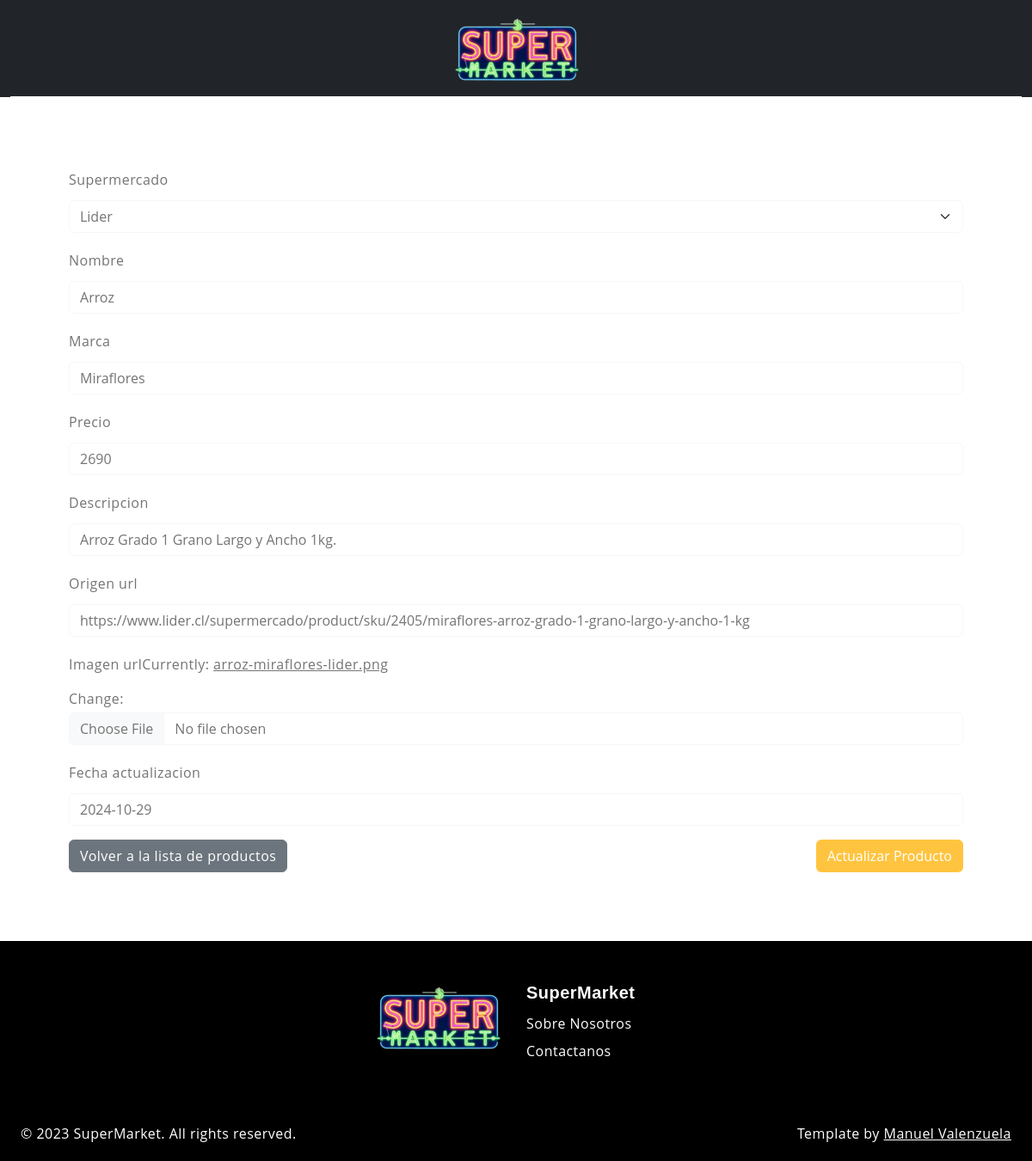
Page /update/1/ (signed in) on the committed database.
### core/models.py (models this page shows, shortened)
class Producto(models.Model):
    supermercado = models.ForeignKey(Supermercado, on_delete=models.CASCADE)
    nombre = models.CharField(max_length=50)
    marca = models.CharField(max_length=50)
    precio = models.IntegerField()
    descripcion = models.CharField(max_length=300)
    imagen_url = models.ImageField()
    origen_url = models.CharField(max_length=300)
    fecha_actualizacion = models.DateField()

class Supermercado(models.Model):
    comuna = models.ForeignKey(Comuna, on_delete=models.CASCADE)
    nombre = models.CharField(max_length=50)
    def __str__(self):
        return self.nombre

### core/views.py (the view, shortened to what this page needs)
# urls.py: path('update/<id>/', updateProduct, name='update'),
@permission_required('app.change_product')
def updateProduct(request, id):
    product = Producto.objects.get(id=id)
    datos = {'form': ProductoForm(instance=product)}
    return render(request, 'core/Products/update.html', datos)

### core/forms.py
class ProductoForm(ModelForm):
    class Meta:
        model = Producto
        fields = ['supermercado','nombre','marca','precio','descripcion','origen_url','imagen_url','fecha_actualizacion']

### core/templates/core/Products/update.html (shortened to what this page needs)
{% load static %}
{% load bootstrap5 %}
<!DOCTYPE html>
<html lang="en">
<head>
    <link rel="stylesheet" href="https://cdn.jsdelivr.net/npm/swiper@9/swiper-bundle.min.css">
    <link href="https://cdn.jsdelivr.net/npm/bootstrap@5.3.0-alpha3/dist/css/bootstrap.min.css" rel="stylesheet"
>
    <link rel="stylesheet" type="text/css" href="{% static 'core/css/vendor.css' %}">
    <link rel="stylesheet" type="text/css" href="{% static 'core/css/style.css' %}">
</head>
<body>
    <header>
        <div class="container-fluid  bg-dark">
            <div class="row py-3 border-bottom">
                <div class="col-sm-12 text-center">
                    <div class="main-logo">
                        <a href="{% url 'index' %}">
                            <img src="{% static 'core/images/logo1.png' %}" alt="logo" class="img-fluid">
                        </a>
                    </div>
                </div>
            </div>
        </div>
    </header>
    <div class="formulario">
        <form method="POST" enctype="multipart/form-data">
            {% bootstrap_form form %}
            <div class="d-flex align-items-center justify-content-between">
                <a href="{% url 'list' %}" class="btn btn-secondary">Volver a la lista de productos</a>
                <button type="submit" class="btn btn-primary">Actualizar Producto</button>
            </div>
        </form>
    </div>
    <footer class="py-5">
        <div class="container-fluid">
            <div class="row">
                <div class="col-md-6 text-end">
                    <div class="footer-menu">
                        <a href="{% url 'index' %}">
                            <img src="{% static 'core/images/logo1.png' %}" alt="logo">
                        </a>
                    </div>
                </div>
                <div class="col-md-6 text-start">
                    <div class="footer-menu">
                        <h5 class="widget-title fw-bold">SuperMarket</h5>
                        <ul class="menu-list list-unstyled">
                            <li class="menu-item">
                                <a href="#" class="nav-link">Sobre Nosotros</a>
                            </li>
                            <li class="menu-item">
                                <a href="#" class="nav-link">Contactanos</a>
                            </li>
                        </ul>
                    </div>
                </div>
            </div>
        </div>
    </footer>
    <div id="footer-bottom">
        <div class="container-fluid">
            <div class="row">
                <div class="col-md-6 copyright">
                    <p>© 2023 SuperMarket. All rights reserved.</p>
                </div>
                <div class="col-md-6 credit-link text-start text-md-end">
                    <p>Template by <a href="https://github.com/YuukiS3rl14">Manuel Valenzuela</a></p>
                </div>
            </div>
        </div>
    </div>
</body>
</html>

### core/static/core/css/style.css (style rules this page uses)
:root { --header-height : 160px; --header-height-min : 80px; }
:root { --accent-color : #FFC43F; --dark-color : #222222; --light-dark-color : #727272; --light-color : #fff; --grey-color : #dbdbdb; --light-grey-color : #fafafa; --primary-color : #6995B1; --light-primary-color : #eef1f3; }
:root { --body-font : "Open Sans", sans-serif; --heading-font : "Nunito", sans-serif; }
body { --bs-link-color: #333; --bs-link-hover-color:#333; --bs-link-color-rgb: 40,40,40; --bs-link-hover-color-rgb: 0,0,0; --bs-light-rgb: 248, 248, 248; --bs-font-sans-serif: "Open Sans", sans-serif; --bs-body-font-family: var(--bs-font-sans-serif); --bs-body-font-size: 1rem; --bs-body-font-weight: 400; --bs-body-line-height: 2; --bs-body-color: #747474; --bs-primary: #FFC43F; --bs-primary-rgb: 255, 196, 63; --bs-success: #a3be4c; --bs-success-rgb: 163, 190, 76; --bs-primary-bg-subtle: #FFF9EB; --bs-success-bg-subtle: #eef5e5; --bs-border-color: #F7F7F7; --bs-secondary-rgb: 230, 243, 251; --bs-danger-rgb: 249, 235, 231; --bs-warning-rgb: 255, 249, 235; --bs-info-rgb: 230, 243, 250; }
.btn-primary { --bs-btn-color: #fff; --bs-btn-bg: #ffc43f; --bs-btn-border-color: transparent; --bs-btn-hover-color: #fff; --bs-btn-hover-bg: #f7a422; --bs-btn-hover-border-color: transparent; --bs-btn-focus-shadow-rgb: 49,132,253; --bs-btn-active-color: #fff; --bs-btn-active-bg: #ffc43f; --bs-btn-active-border-color: transparent; --bs-btn-active-shadow: inset 0 3px 5px rgba(0, 0, 0, 0.125); --bs-btn-disabled-color: #fff; --bs-btn-disabled-bg: #d3d7dd; --bs-btn-disabled-border-color: transparent; }
body { letter-spacing: 0.03em; }
h1,h2,h3,h4,h5,h6 { font-family: var(--heading-font); color: white var(--light-color); font-weight: 700; }
.container, .container-fluid, .container-lg, .container-md, .container-sm, .container-xl, .container-xxl { --bs-gutter-x: 3rem; }
.container-fluid { max-width: 1600px; }
footer { background-color: black; color: white; padding: 20px; text-align: center; }
#footer-bottom { background-color: black; color: white; }
a { color: white rgba(var(--bs-link-color-rgb), var(--bs-link-opacity, 1)); text-decoration: underline; }
.formulario { margin-top: 80px; margin-bottom: 80px; margin-left: 80px; margin-right: 80px; }

### rows in the picture
Producto: supermercado "Lider", marca "Miraflores", precio "2690", descripcion "Arroz Grado 1 Grano Largo y Ancho 1kg.", origen_url "https://www.lider.cl/supermercado/product/sku/2405/miraflores-arroz-grado-1-grano-largo-y-ancho-1-kg", fecha_actualizacion "2024-10-29"
Supermercado: nombre "Arroz"
